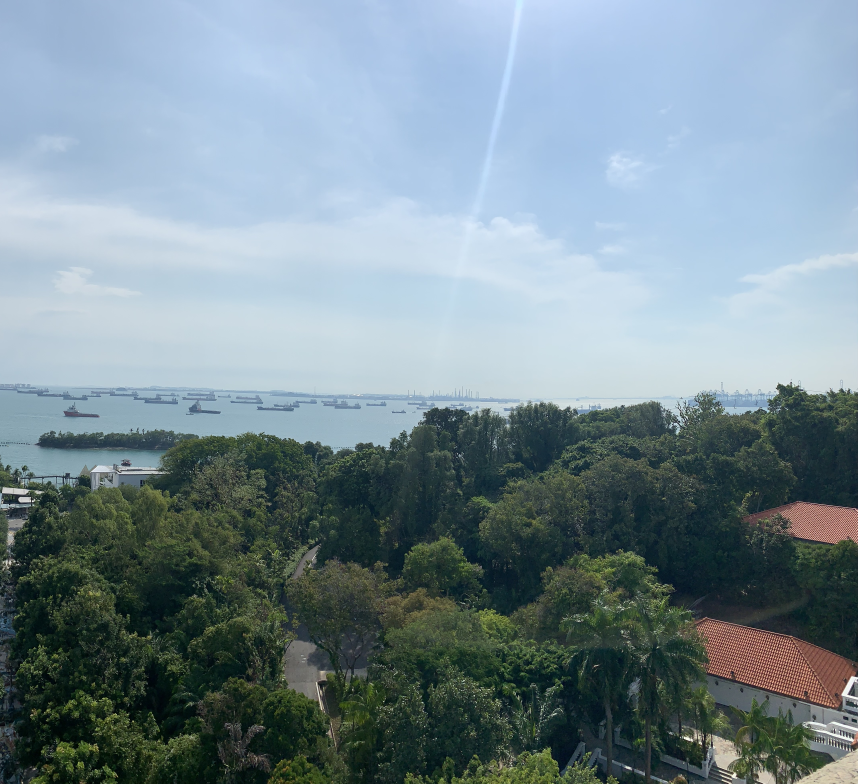
#> input picture pics/1/right.jpg, 4288 x 3918 px (shown at 1/5 size)
$ python Panorama.py pics/1/right.jpg pics/1/right.jpg out.png
#> lines starting #> are read from the running program, lines starting #| are printed output that depends on the picture
# Authors:
# Inbal Altan, 201643459
# Daniel Ben Yair, 204469118

import cv2
import numpy as np
import sys
from datetime import datetime as dt


def change_height(left, right):
    height_leftImg, width_leftImg = left.shape[:2]  # save height and width for left image
    height_rightImg, width_rightImg = right.shape[:2]  # save height and width for left image
    resize_image_size_left = left
    if height_leftImg != height_rightImg:
        resize_image_size_left = cv2.resize(left, (height_rightImg, width_leftImg))  # if height of the left image is not equal to right image
    return resize_image_size_left                                                    # change to left image to the same height of the right image


def change_shape(img):  # resize the image
    if img.shape[0] > 1000:
        scale_percent = 85  # percent of original size
        width = int(img.shape[1] * scale_percent / 100)
        height = int(img.shape[0] * scale_percent / 100)
        dim = (width, height)
        resized = cv2.resize(img, dim, interpolation=cv2.INTER_AREA)
    else:
        return img
    return resized


def crop_black_edge(image):  # Crop black edges
    old = image  # save the image
    img = cv2.cvtColor(image, cv2.COLOR_BGR2GRAY)  # convert the image to black & white
    _, thresh = cv2.threshold(img, 1, 255, cv2.THRESH_BINARY)
    contours, hierarchy = cv2.findContours(thresh, cv2.RETR_EXTERNAL, cv2.CHAIN_APPROX_SIMPLE)  # find what is black
    cnt = contours[0]  # take the first result
    x, y, w, h = cv2.boundingRect(cnt)
    crop = old[y:y + h, x:x + w]
    return crop

now = dt.now()
current_time = now.strftime("%H:%M:%S")
print("Begin Time =", current_time)

left = cv2.imread(sys.argv[1], cv2.IMREAD_GRAYSCALE)  # load images and convert black & white
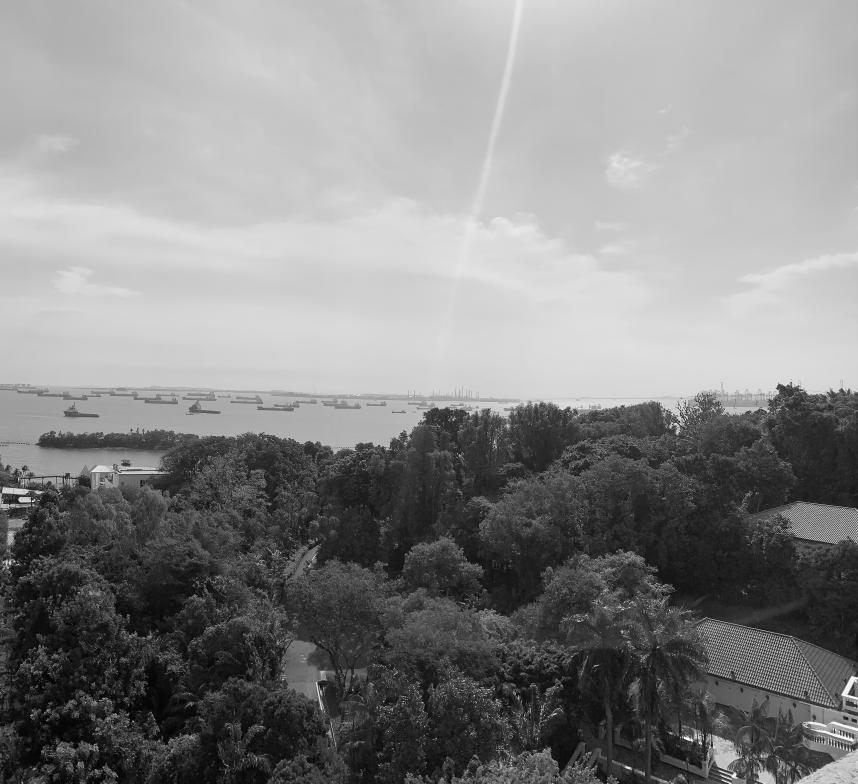
#> left: shape (3918, 4288) (shown at 1/5 size); min 0, max 255, mean 134.2
right = cv2.imread(sys.argv[2] , cv2.IMREAD_GRAYSCALE)  # load image and convert to black & white
left_original = cv2.imread(sys.argv[1])  # load left image (to display colored image)
#> left_original is the input picture: shape (3918, 4288, 3); mean B, G, R 146.8, 138.8, 120.5
right_original = cv2.imread(sys.argv[2])  # load right image (to display colored image)

left = change_height(left, right)  # change height to the black & white image
left_original = change_height(left_original, right_original)  # change height to the original image

left = change_shape(left)  # resize the images (black & white image)
right = change_shape(right)

left_original = change_shape(left_original)  # resize the images (black & white image)
right_original = change_shape(right_original)

sift = cv2.xfeatures2d.SIFT_create()
#> (the run stopped early here; a loop or call above may not have finished)
